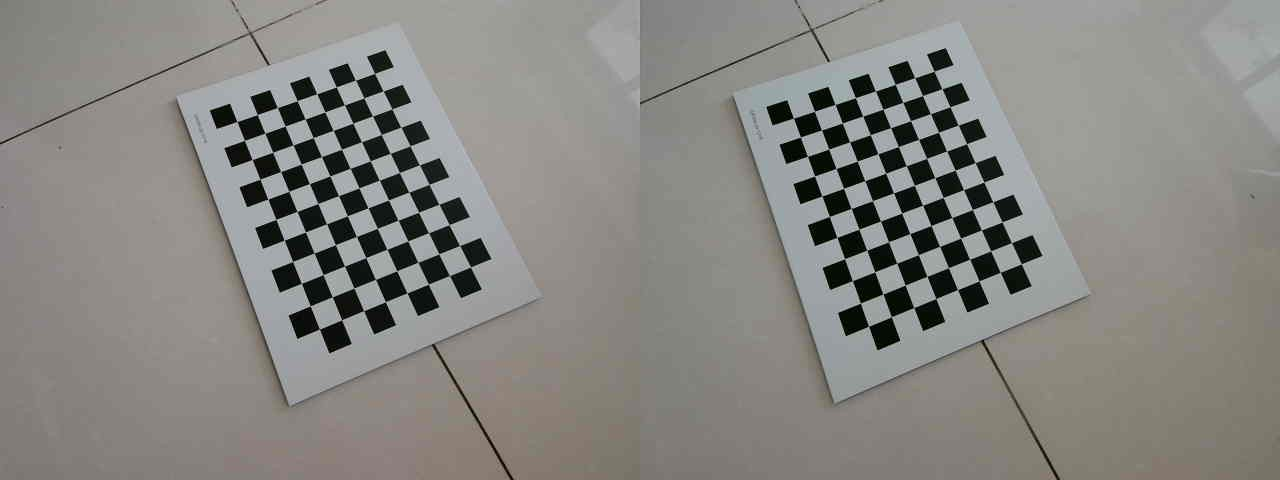
#> input picture stereo/images_640x480/WIN_20251207_14_54_12_Pro.jpg, 1280 x 480 px; its folder holds 5 pictures in this run
$ jupyter execute --allow-errors fds_stereo_demo.ipynb   (older library calls are emulated)
#> lines starting #> are read from the running program, lines starting #| are printed output that depends on the picture; after the words box and inside, x2 and y2 are one past the last pixel; in counts of white or black regions, pixels touching at a corner belong together; long printed decimals are rounded
### calibration_libs/utils.py

import cv2
import numpy as np

#检测棋盘格角点并返回
def get_chess_corners(img, chess_size, draw_flag=True):
    """检测棋盘格角点并返回
    >>> 输入为左右图像、棋盘格大小、是否绘制检测结果默认为True
    >>> 正常返回值：是否检测到的标志Bool类型; 棋盘角点: shape:(col*row, 1, 2), col约定为标定板长边
    """
    draw_img = img.copy()
    if len(img.shape) == 3:
        gray = cv2.cvtColor(img, cv2.COLOR_BGR2GRAY)

    ret, corners = cv2.findChessboardCorners(img, chess_size, None)

    if(ret):
        criteria = (cv2.TERM_CRITERIA_EPS + cv2.TERM_CRITERIA_MAX_ITER, 30, 0.001)
        corners = cv2.cornerSubPix(gray, corners, (11,11), (-1,-1), criteria)

        if draw_flag == True:
            cv2.drawChessboardCorners(draw_img, chess_size, corners, ret)

    return ret ,corners, draw_img

# [114 lines left out: functions get_chess_corners_world, img_to_world_by_dis, world_to_img_l, vis_disparity, toOpen3dCloud, depth2xyzmap, not called in this run]

### calibration_libs/ccalibration.py
#!/usr/bin/env python
# -*- coding: utf-8 -*-

import numpy as np
import cv2
import sys
import os

class CCameraCalibration:

    def __init__(self):
        """相机的标定类，OpenCV的版本建议在4.5.0以上
        >>> 立体标定输入：合在一起的左右图像，文件名必须为数字+.jpg 如：1.jpg
        >>> 单目相机的标定相关函数都带有前缀名monocular
        >>> 单目相机标定：已集成
        """

        self.images_path = ' '     #图像路径初始化
        self._width = 1280  #图像的宽度
        self._height = 480  #图像的高度
        self._stereoMode = True     #是否使用立体标定
        self._imagesReady = False; self.file_flag = False   #文件读取的标志位
        self._chessCellLen = 24.6   #棋盘格单元的大小，单位mm
        self._chessSize = [4,6]     #棋盘格的尺寸
        self._imagesMerge = []      #标定图像的列表，读取后的文件存储于此

        #标定后得到的左右相机的参数字典，以及公共参数
        self._leftParameters = dict()
        self._rightParameters = dict()
        self._stereoCommParameters = dict()

        self._imageSize = (self._width//2, self._height)    #单副左图或右图像的大小

        #**********************************************$#
        #以下为单目标定的变量
        self._monocular_path = ''
        self._monocular_images = []
        self._monocular_image_width = 640
        self._monocular_image_height = 480
        self._monocular_chessCellLen = 24.6 #mm
        self._monocular_chessSize = [4,6]
        self._monocular_images_num = 10
        self._monocular_mode = 'square'
        self._monocular_file_flag = False
        self._monocular_image_ready = False
        self._monocularParameters = dict()
        self._monocular_calibration_finished = False


    def print_p(self):
        """打印左右图像的内参数矩阵，以及重投影矩阵;只针对立体标定
        """
        print("左图对应相机的内参..................................")
        print(self._leftParameters['cameraMatrix'])
        print("\n右图对应相机的内参..................................")
        print(self._rightParameters['cameraMatrix'])
        print("\n重投影矩阵Q..................................")
        print(self._stereoCommParameters['Q'])

    #从标定文件中读取参数文件
    # [4 lines left out: function from_file_read, not called in this run]

    #设置标定文件路径、数量、图像尺寸、标定板大小、单元实际长度
    def set_calibration_images(self, images_path, numbers=10, height=480, width=1280, size=[4,6], length=24.6):
        """只针对立体标定；
        设置标定图像文件路径、数量、图像尺寸、标定板大小、单元实际长度mm
        """

        # 1. 检查文件夹是否存在
        if not os.path.isdir(images_path):
            print(f"错误：路径 '{images_path}' 不是一个有效的文件夹。")

        listd = os.listdir(images_path)

        #重置变量
        self.images_path = images_path
        self._imagesMerge = []
        self._height = height; self._width = width; self._chessSize = size; self._chessCellLen=length

        #如果存在立体标定的文件就进行读取
        if listd.count('left.npy')==1  and  listd.count('right.npy')==1 and listd.count('right.npy')==1:
            self.from_file_read(images_path)
            self.file_flag = True

        #读取标定图片
        # 定义所有可接受的扩展名集合（使用小写）
        valid_extensions = {'.jpg', '.png', '.bmp', '.jpeg', '.gif'}
        image_files = []

        for item_name in os.listdir(images_path):
            # 3. 构造完整路径并检查它是否是文件
            full_path = os.path.join(images_path, item_name)
            if os.path.isfile(full_path):
                # 4. 获取文件的扩展名并转换为小写（以便不区分大小写地匹配）
                # os.path.splitext(path) 将路径分割为 (root, ext)
                root, ext = os.path.splitext(item_name)

                # 5. 检查扩展名是否在有效列表中
                if ext.lower() in valid_extensions:
                    # 只添加文件名（不包含路径）
                    image_files.append(item_name)

        if len(image_files)<numbers:
            print("标定图像的数量不达标, 退出..........")
            return

        print(image_files)
        for img_name in image_files:
            img = cv2.imread(os.path.join(images_path, img_name), 1)
            self._imagesMerge.append(img)

        self._imagesReady = True#设置文件读取完毕标志位

    def stereo_calibration(self, use_c_file = False, reversal=False):
        """只针对立体标定；
        >>> 形参：use_c_file设置为True表示尝试读取标定文件以避免重复标定，一般为True
        >>> 得到的标定参数的说明
        >>> 左相机： 相机内参：_leftParameters["cameraMatrix"]； 畸变向量：_leftParameters["distCoeffs"]
        >>>         矫正+校正映射： _leftParameters["map1"]； _leftParameters["map2"]
        >>> “
        >>> 右相机： 相机内参：_rightParameters["cameraMatrix"]； 畸变向量：_rightParameters["distCoeffs"]
        >>>         矫正+校正映射： _rightParameters["map1"]； _rightParameters["map2"]
        >>> '
        >>> 公共参数：重投影矩阵： _stereoCommParameters["Q"]； 旋转：key->"R"； 平移； key->"T"
        """

        if self._stereoMode != True or self._imagesReady!=True:
            print("stereoMode is not be set True or no calibration's images recevied !!")
            return
        if self.file_flag == True and use_c_file == True:
            print('you have calibrated !')
            return
        #得到左右拆分图像
        src_left = [] ; src_right = []
        for i in range(0, len(self._imagesMerge)):
            item = self._imagesMerge[i]
            left = item[0:self._height, 0: self._width//2]
            right = item[0:self._height, self._width//2: self._width]
            leftg = cv2.cvtColor(left, cv2.COLOR_RGBA2GRAY)
            rightg = cv2.cvtColor(right, cv2.COLOR_RGBA2GRAY)
            src_left.append(leftg); src_right.append(rightg)

        #棋盘格上角点的真实坐标
        objp = np.zeros((self._chessSize[0]*self._chessSize[1],3), np.float32)
        for i in range(0, self._chessSize[1]):#row
            for j in range(0, self._chessSize[0]): #col
                point = [j*self._chessCellLen, i*self._chessCellLen, 0.]
                objp[i*self._chessSize[0]+j][0] = point[0]
                objp[i*self._chessSize[0]+j][1] = point[1]
                objp[i*self._chessSize[0]+j][2] = point[2]
        apoints = objp


        # termination criteria， 迭代的终止条件
        criteria = (cv2.TERM_CRITERIA_EPS + cv2.TERM_CRITERIA_MAX_ITER, 30, 0.001)
        img_points_left = []
        img_points_right = []

        objectpoints = [] #存储每一个棋盘格真实坐标的列表
        for i in range(0, len(self._imagesMerge)):
            # Find the chess board corners
            col = self._chessSize[0]; row = self._chessSize[1]
            ret_l, corners_left = cv2.findChessboardCorners(src_left[i], (col,row), None)
            ret_r, corners_right = cv2.findChessboardCorners(src_right[i], (col,row), None)
            if(ret_l == True and ret_r == True):
                # corners_left = cv2.cornerSubPix(src_left[i],corners_left, (11,11), (-1,-1), criteria)
                # corners_left = cv2.cornerSubPix(src_left[i],corners_left, (11,11), (-1,-1), criteria)
                if not reversal:
                    img_points_left.append(corners_left)
                    img_points_right.append(corners_right)
                else:
                    img_points_left.append(corners_right)
                    img_points_right.append(corners_left)

                objectpoints.append(apoints)


        # 单独标定左右摄像头, reversal 反转左右的定义
        _ret_l, mtx_l, dist_l, _rvecs_l, _tvecs_l = cv2.calibrateCamera(objectpoints, img_points_left, src_left[0].shape[::-1], None, None)
        _ret_r, mtx_r, dist_r, _rvecs_r, _tvecs_r = cv2.calibrateCamera(objectpoints, img_points_right, src_right[0].shape[::-1], None, None)

        # print(mtx_l)

        #单独畸变矫正，得到单独的畸变矫正映射
        map_sl1, map_sl2 = cv2.initUndistortRectifyMap(mtx_l, dist_l, None, None, src_left[0].shape[::-1], cv2.CV_16SC2)
        map_sr1, map_sr2 = cv2.initUndistortRectifyMap(mtx_r, dist_r, None, None, src_right[0].shape[::-1], cv2.CV_16SC2)
        self._leftParameters["map_s1"] = map_sl1; self._leftParameters["map_s2"] = map_sl2
        self._rightParameters["map_s1"] = map_sr1; self._rightParameters["map_s2"] = map_sr2


        #立体标定摄像头
        imageSize = src_right[0].shape[::-1]
        _retval, cameraMatrix1, distCoeffs1, cameraMatrix2, distCoeffs2, R, T, E, F = \
        cv2.stereoCalibrate(objectpoints, img_points_left, img_points_right, \
        mtx_l, dist_l, mtx_r, dist_r, imageSize	)


        # 3D校正
        R1, R2, P1, P2, Q, validPixROI1, validPixROI2 = \
        cv2.stereoRectify(cameraMatrix1, distCoeffs1, cameraMatrix2, distCoeffs2, imageSize, R, T)

        mapl1, mapl2 = cv2.initUndistortRectifyMap(cameraMatrix1, distCoeffs1,\
         R1, P1, imageSize, cv2.CV_16SC2)
        mapr1, mapr2 = cv2.initUndistortRectifyMap(cameraMatrix2, distCoeffs2,\
         R2, P2, imageSize, cv2.CV_16SC2)
        # print(Q)
        # print(cameraMatrix1)

        self._leftParameters["map1"] = mapl1; self._leftParameters["map2"] = mapl2
        self._leftParameters["cameraMatrix"] = cameraMatrix1; self._leftParameters["distCoeffs"]=distCoeffs1

        self._rightParameters["map1"] = mapr1; self._rightParameters["map2"] = mapr2
        self._rightParameters["cameraMatrix"] = cameraMatrix2; self._rightParameters["distCoeffs"]=distCoeffs2

        self._stereoCommParameters["Q"] = Q; self._stereoCommParameters["R"] = R; self._stereoCommParameters["T"] = T
        self._imageSize = imageSize
        #存储参数文件
        np.save(os.path.join(self.images_path, 'left.npy'), self._leftParameters)
        np.save(os.path.join(self.images_path, 'right.npy'), self._rightParameters)
        np.save(os.path.join(self.images_path, 'comm.npy'), self._stereoCommParameters)

    # [18 lines left out: function calc_map_by_matrix, not called in this run]


        #从标定文件中读取参数文件


    #*************以下为单目相机的标定函数，主要得到相机的内参数、畸变向量等***************#
    def monocular_print(self):
        print('\n','Internal matrix IS', '\n', self._monocularParameters["cameraMatrix"], '\n')
        print('Distortion vector is', '\n', self._monocularParameters["distCoeffs"], '\n')

    def monocular_from_file_read(self, path, c_file_name = 'monocular.npy'):
        self._monocularParameters  = np.load(path + c_file_name, allow_pickle=True).item()

    # [136 lines left out: functions monocular_set_calibration_images, monocular_calibration, monocular_remap, not called in this run]

### stereo/fds_stereo_demo.ipynb
[cell 1]
import sys
import os
import shutil

_module_path = os.path.abspath("../")
print(_module_path)
sys.path.append(_module_path)

[cell 2]
import cv2
import numpy as np
import matplotlib.pyplot as plt
from calibration_libs.ccalibration import CCameraCalibration
from calibration_libs.utils import get_chess_corners, get_chess_corners_world, img_to_world_by_dis, world_to_img_l, vis_disparity

[cell 3]
def clear_folder(folder):
    for name in os.listdir(folder):
        path = os.path.join(folder, name)
        if os.path.isfile(path) or os.path.islink(path):
            os.remove(path)
        elif os.path.isdir(path):
            shutil.rmtree(path)

[cell 4]
images_path =  os.path.abspath('./images_640x480')

[cell 5]
# 标定板参数
chessSize=[11, 8] # col, row, 长边设置为col, 短边row , col作为x轴， row作为y轴
chessCellLen=20

[cell 6]
#相机标定类
mycc = CCameraCalibration()  #初始化
mycc.set_calibration_images(images_path, 15, 480, 1280, size=chessSize, length=chessCellLen) #设置标定图像的路径和图片数量

[cell 7]
mycc.stereo_calibration(True, reversal=False) #进行双目立体标定，得到内参矩阵、畸变系数、重映射矩阵map、重投影矩阵Q等
#> (the rest of this cell did not finish here and is left out)

[cell 8]
# 立体校正
img_src = cv2.imread('./images_640x480/WIN_20251207_14_54_12_Pro.jpg')
#> img_src is the input picture: shape (480, 1280, 3); mean B, G, R 129.8, 133.9, 134.9
print("图像形状:", img_src.shape)
#| 图像形状: (480, 1280, 3)
_height, _width, _c = img_src.shape
left_src = img_src[:, 0: _width//2] #拆分左右图像
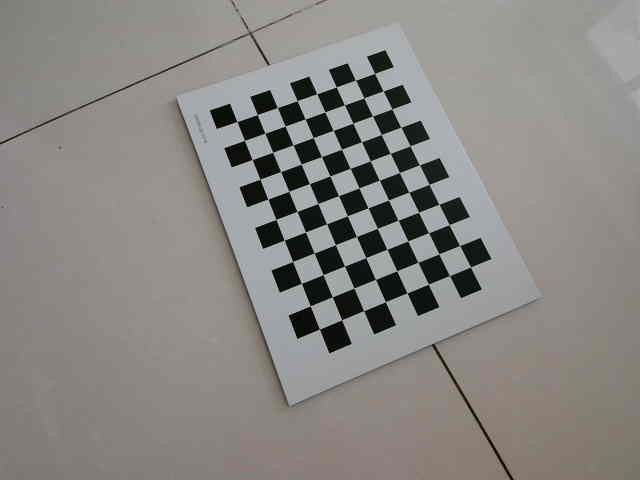
#> left_src: shape (480, 640, 3); mean B, G, R 131, 134.5, 136.7
right_src = img_src[:, _width//2:]
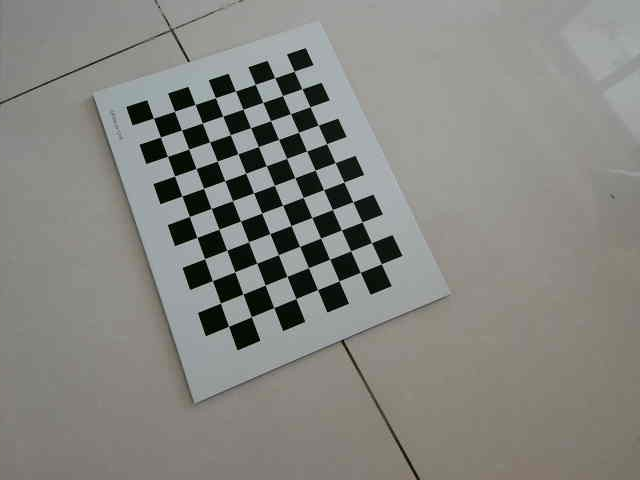
#> right_src: shape (480, 640, 3); mean B, G, R 128.5, 133.3, 133.1

#立体校正
#> (the rest of this cell did not finish here and is left out)

[cell 9]
# 对齐校验

[cell 10]
_ret, left_src_corners, _left_src_corners_draw = get_chess_corners(left_src, chessSize, draw_flag=True)
#> in get_chess_corners, `ret, corners = cv2.findChessboardCorners(img, chess_size, None)`: ret = True; corners = 88 rows, first 8: [374.6, 73.48], [383.2, 91.01], [391.7, 109.1], [401.2, 127.2], [410.2, 145.6], [419.5, 164.9], [429.3, 184.3], [439.1, 204.3]
#> in get_chess_corners, `corners = cv2.cornerSubPix(gray, corners, (11,11), (-1,-1), criteria)`: corners = 88 rows, first 8: [374.5, 73.37], [383.3, 91.07], [391.9, 108.9], [400.9, 127.2], [410.1, 145.8], [419.4, 164.8], [429.2, 184.4], [439, 204.3]
#> left_src_corners has the same summary as corners in get_chess_corners
_ret, right_src_corners, _right_src_corners_draw = get_chess_corners(right_src, chessSize, draw_flag=True)
#> call 2 of get_chess_corners, with draw_flag = True
#> in get_chess_corners (call 2), `ret, corners = cv2.findChessboardCorners(img, chess_size, None)`: corners = 88 rows, first 8: [293.9, 71.19], [301.7, 88.81], [310.1, 106.8], [318.2, 125], [326.5, 143.7], [335.1, 162.5], [343.8, 182.1], [353, 201.8]
#> in get_chess_corners (call 2), `corners = cv2.cornerSubPix(gray, corners, (11,11), (-1,-1), criteria)`: corners = 88 rows, first 8: [294.2, 71.27], [301.9, 88.88], [309.9, 106.6], [318.2, 125.2], [326.6, 143.7], [335.2, 162.7], [343.8, 182], [352.8, 201.7]
#> in get_chess_corners (call 2), `cv2.drawChessboardCorners(draw_img, chess_size, corners, ret)`:
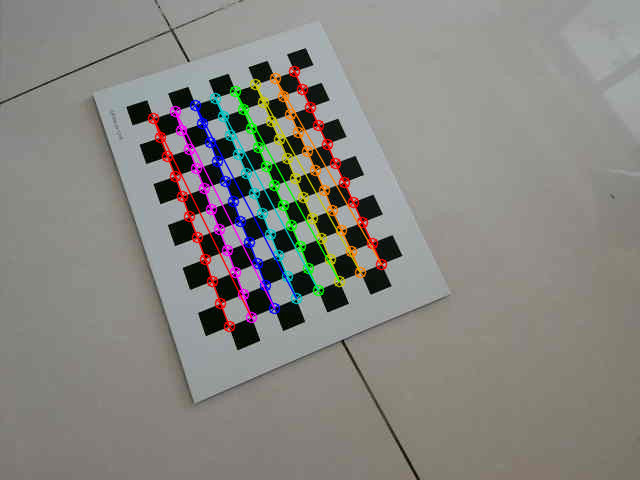
#> draw_img: shape (480, 640, 3); mean B, G, R 128.4, 133.4, 134.8
#> right_src_corners has the same summary as corners in get_chess_corners
_src_draw_concat = cv2.hconcat([_left_src_corners_draw, _right_src_corners_draw]) #合并绘图
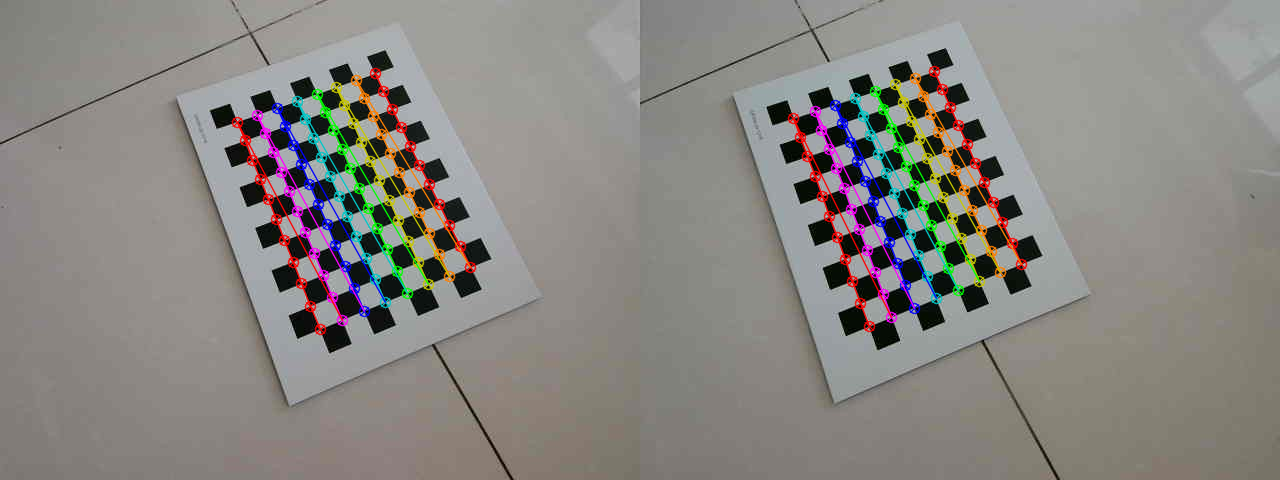
#> _src_draw_concat: shape (480, 1280, 3); mean B, G, R 129.6, 133.9, 136.5

# remap 图
#> (the rest of this cell did not finish here and is left out)

[cell 11]
# 角点检测图
plt.figure(figsize=(10,8))
plt.subplot(2, 1, 1)
plt.imshow(cv2.cvtColor(_src_draw_concat, cv2.COLOR_BGR2RGB))
plt.title("Src")

plt.subplot(2, 1, 2)
#> (the rest of this cell did not finish here and is left out)

[cell 12]
# 绘制水平线，挑选长边竖直的图像绘制
## 原图
_draw_src = img_src.copy()
_width = _draw_src.shape[1]
_points_src_left = left_src_corners[:chessSize[0],:,:] # shape: (col 1 2)
_points_src_right = right_src_corners[:chessSize[0],:,:] # shape: (col 1 2)

_src_error = 0.0
for _point_left, _point_right in zip(_points_src_left, _points_src_right):
    _pt1 = (int(_point_left[0][0]), int(_point_left[0][1]))
    _pt2 = (_width-1, int(_point_left[0][1]))
    _src_error += abs(_point_left[0][1] - _point_right[0][1])
    cv2.line(_draw_src, _pt1, _pt2, (0,0,255), thickness=1)
#> this loop made 11 passes
#> (_point_left, _point_right) on passes 1 to 11: ([[374.5, 73.37]], [[294.2, 71.27]]), ([[383.3, 91.07]], [[301.9, 88.88]]), ([[391.9, 108.9]], [[309.9, 106.6]]), ([[400.9, 127.2]], [[318.2, 125.2]]), ([[410.1, 145.8]], [[326.6, 143.7]]), ([[419.4, 164.8]], [[335.2, 162.7]]), ([[429.2, 184.4]], [[343.8, 182]]), ([[439, 204.3]], [[352.8, 201.7]]), ([[449, 224.6]], [[362.1, 221.9]]), ([[459.6, 245.5]], [[371.5, 242.6]]), ([[470.5, 267]], [[381.3, 263.8]])
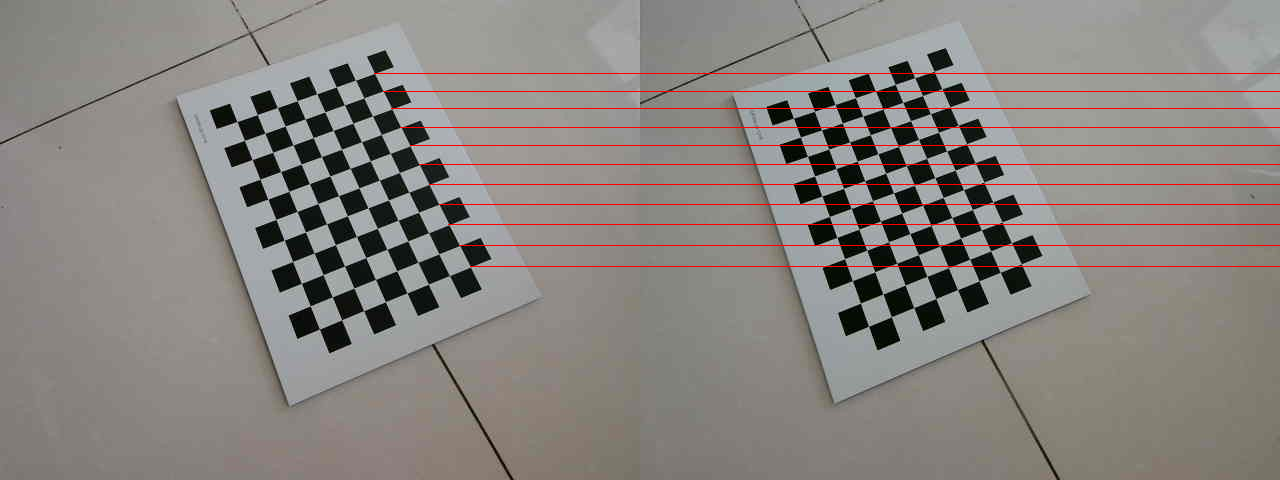
#> _draw_src: shape (480, 1280, 3); 1.54% of pixels changed, all inside (x1, y1, x2, y2) = (374, 73, 1280, 267)
print("原图在y坐标上的总误差(绝对值之和): ", _src_error)
#| 原图在y坐标上的总误差(绝对值之和):  26.600

## remap后
#> (the rest of this cell did not finish here and is left out)
